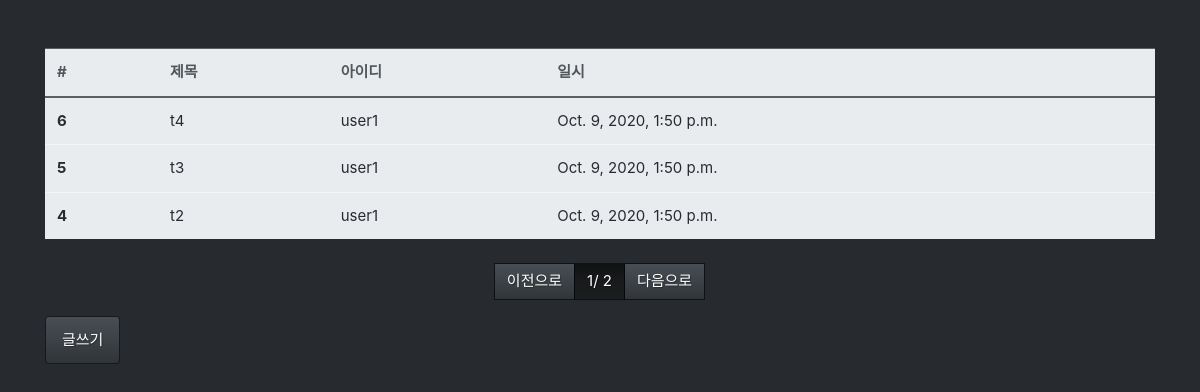
Before: /board/list/ with the older database file.
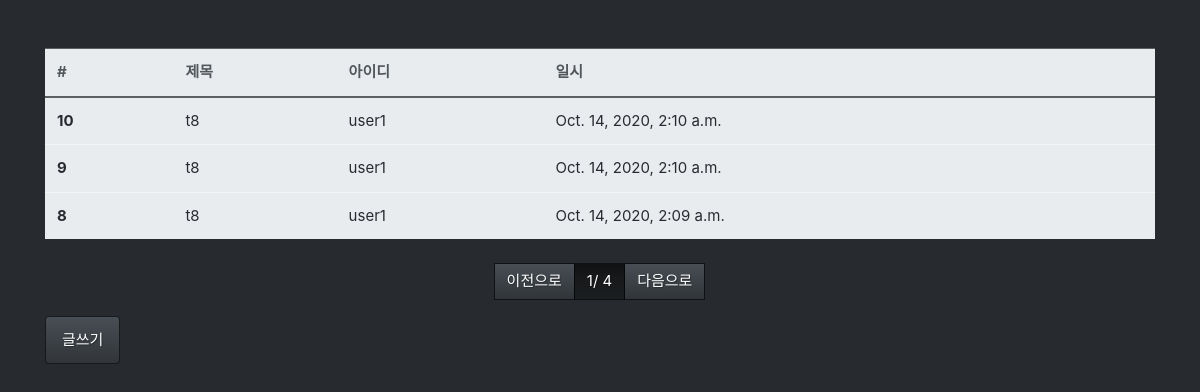
After: the same page with the newer database file.
### board/models.py (models this page shows, shortened)
class Board(models.Model):
    title = models.CharField(max_length=128, verbose_name="제목")
    contents = models.TextField(verbose_name="내용")
    writer = models.ForeignKey("fcuser.Fcuser", on_delete=models.CASCADE,
                               verbose_name="작성자")
    tags = models.ManyToManyField('tag.Tag', verbose_name="태그")
    registered_dttm = models.DateTimeField(
        auto_now_add=True, verbose_name="등록시간")
    class Meta:
        db_table = "fastcampus_board"
        verbose_name = "패스트캠퍼스 게시글"
        verbose_name_plural = "패스트캠퍼스 게시글"

### fcuser/models.py (models this page shows)
class Fcuser(models.Model):
    username = models.CharField(max_length=32,
                                verbose_name="사용자명")
    useremail = models.EmailField(max_length=128,
                                  verbose_name="사용자이메일")
    password = models.CharField(max_length=64,
                                verbose_name="비밀번호")
    registered_dttm = models.DateTimeField(
        auto_now_add=True, verbose_name="등록시간")
    def __str__(self):
        return self.username
    class Meta:
        db_table = "fastcampus_fcuser"
        verbose_name = "패스트캠퍼스 사용자"
        verbose_name_plural = "패스트캠퍼스 사용자"

### board/views.py (the view)
# urls.py: path("list/", views.board_list),
def board_list(request):
    all_boards = Board.objects.all().order_by("-id")
    page = int(request.GET.get("p", 1))
    paginator = Paginator(all_boards, 3)
    boards = paginator.get_page(page)
    return render(request, "board_list.html", {"boards": boards})

### board/templates/board_list.html (shortened to what this page needs)
{% extends "base.html" %}{% block contents %}
<div class="row mt-5">
  <div class="col-12">
    <table class="table table-light">
      <thead class="thead-light">
        <tr>
          <th>#</th>
          <th>제목</th>
          <th>아이디</th>
          <th>일시</th>
        </tr>
      </thead>
      <tbody class="text-dark">
        {% for board in boards %}
        <tr onclick="location.href='/board/detail/{{board.id}}'">
          <th>{{board.id}}</th>
          <td>{{board.title}}</td>
          <td>{{board.writer}}</td>
          <td>{{board.registered_dttm}}</td>
        </tr>
        {% endfor %}
      </tbody>
    </table>
  </div>
</div>
<div class="row mt-2">
  <div class="col-12">
    <ul class="pagination justify-content-center">
      {% if boards.has_previous %}
      <li class="page-item">
        <a class="page-link" href="?p={{ boards.previous_page_number }}">이전으로</a>
      </li>
      {% else %}
      <li>
        <a class="page-link disabled" href="#">이전으로</a>
      </li>
      {% endif %}
      <li class="page-item active">
        <a class="page-link" href="#">{{ boards.number }}/ {{boards.paginator.num_pages}}</a>
      </li>
        {% if boards.has_next %}
        <a class="page-link" href="?p={{ boards.next_page_number }}"
          >다음으로</a
        >
        {% else %}
        <li class="page-item">
          <a class="page-link disabled" href="#">다음으로</a>
        </li>
        {% endif %}
    </ul>
  </div>
</div>
<div class="row">
  <div class="col-12">
    <button class="btn btn-primary" onclick="location.href='/board/write/'">글쓰기</button>
  </div>
</div>
{% endblock%}

### board/templates/base.html (shortened to what this page needs)
<!DOCTYPE html>
<html lang="en">
  <head>
    <link rel="stylesheet" href="/static/bootstrap.min.css" />
  </head>
  <body>
    <div class="container">{% block contents %} {% endblock%}</div>
  </body>
</html>

Changed rows visible on the page:
no longer on this page (row unchanged): Board: id "6", title "t4", writer "user1", registered_dttm "Oct. 9, 2020, 1:50 p.m."
no longer on this page (row unchanged): Board: id "5", title "t3", writer "user1", registered_dttm "Oct. 9, 2020, 1:50 p.m."
no longer on this page (row unchanged): Board: id "4", title "t2", writer "user1", registered_dttm "Oct. 9, 2020, 1:50 p.m."
added Board: id "10", title "t8", writer "user1", registered_dttm "Oct. 14, 2020, 2:10 a.m."
added Board: id "9", title "t8", writer "user1", registered_dttm "Oct. 14, 2020, 2:10 a.m."
added Board: id "8", title "t8", writer "user1", registered_dttm "Oct. 14, 2020, 2:09 a.m."
Other visible differences:
{{ boards.paginator.num_pages }}: "2" → "4"
